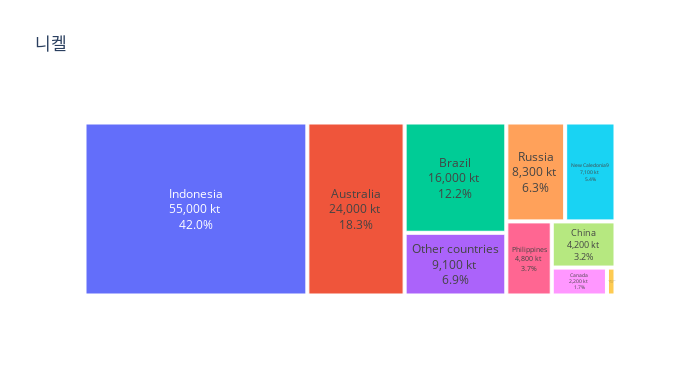
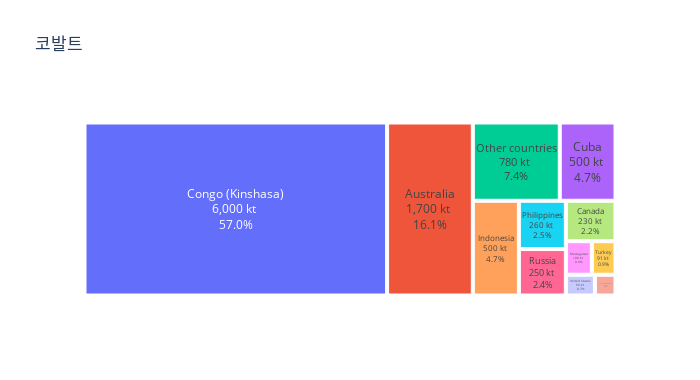
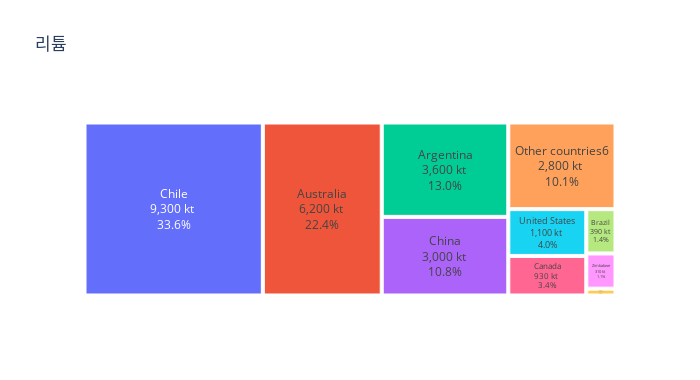
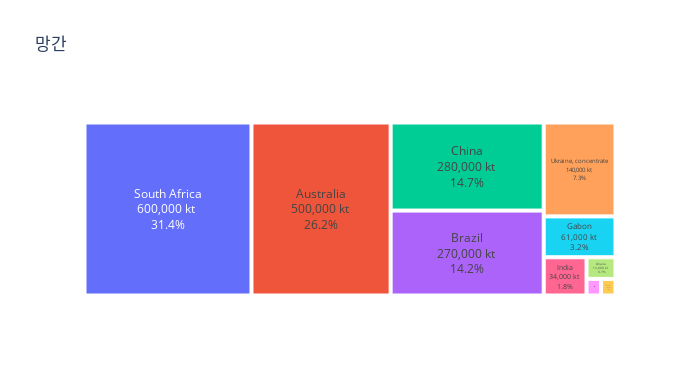

The notebook cell these images were saved under, in order:
### Code cell
for ore in ores.keys():
    # Data
    data = ores[ore]['plotly_df']

    # Create treemap
    fig = px.treemap(data, path=['Country'], values='Reserves_portion', title=ore,
                        labels=ores[ore]['plotly_df']['Reserves_t'], width=700, height=380)
    fig.update_traces(textposition='middle center')
    fig.show()

### Figure 1 — Plotly figure (JSON) as saved in the notebook; plotly's stock layout.template omitted (floating-point values rounded to 4 significant figures)
{"data": [{"branchvalues": "total", "domain": {"x": [0, 1], "y": [0, 1]}, "hovertemplate": "labels=%{label}<br>Reserves_portion=%{value}<br>parent=%{parent}<br>id=%{id}<extra></extra>", "ids": ["Australia<br>24,000 kt <br>18.3%", "Brazil<br>16,000 kt <br>12.2%", "Canada<br>2,200 kt <br>1.7%", "China<br>4,200 kt <br>3.2%", "Indonesia<br>55,000 kt <br>42.0%", "New Caledonia9<br>7,100 kt <br>5.4%", "Other countries<br>9,100 kt <br>6.9%", "Philippines<br>4,800 kt <br>3.7%", "Russia<br>8,300 kt <br>6.3%", "United States<br>340 kt <br>0.3%"], "labels": ["Australia<br>24,000 kt <br>18.3%", "Brazil<br>16,000 kt <br>12.2%", "Canada<br>2,200 kt <br>1.7%", "China<br>4,200 kt <br>3.2%", "Indonesia<br>55,000 kt <br>42.0%", "New Caledonia9<br>7,100 kt <br>5.4%", "Other countries<br>9,100 kt <br>6.9%", "Philippines<br>4,800 kt <br>3.7%", "Russia<br>8,300 kt <br>6.3%", "United States<br>340 kt <br>0.3%"], "name": "", "parents": ["", "", "", "", "", "", "", "", "", ""], "textposition": "middle center", "type": "treemap", "values": [0.1832, 0.1221, 0.01679, 0.03205, 0.4197, 0.05418, 0.06944, 0.03663, 0.06334, 0.002595]}], "layout": {"height": 380, "legend": {"tracegroupgap": 0}, "title": {"text": "니켈"}, "width": 700}}

### Figure 2 — Plotly figure (JSON) as saved in the notebook; plotly's stock layout.template omitted (floating-point values rounded to 4 significant figures)
{"data": [{"branchvalues": "total", "domain": {"x": [0, 1], "y": [0, 1]}, "hovertemplate": "labels=%{label}<br>Reserves_portion=%{value}<br>parent=%{parent}<br>id=%{id}<extra></extra>", "ids": ["Australia<br>1,700 kt <br>16.1%", "Canada<br>230 kt <br>2.2%", "Congo (Kinshasa)<br>6,000 kt <br>57.0%", "Cuba<br>500 kt <br>4.7%", "Indonesia<br>500 kt <br>4.7%", "Madagascar<br>100 kt <br>0.9%", "New Caledonia11<br>0 kt <br>0.0%", "Other countries<br>780 kt <br>7.4%", "Papua New Guinea<br>49 kt <br>0.5%", "Philippines<br>260 kt <br>2.5%", "Russia<br>250 kt <br>2.4%", "Turkey<br>91 kt <br>0.9%", "United States<br>69 kt <br>0.7%"], "labels": ["Australia<br>1,700 kt <br>16.1%", "Canada<br>230 kt <br>2.2%", "Congo (Kinshasa)<br>6,000 kt <br>57.0%", "Cuba<br>500 kt <br>4.7%", "Indonesia<br>500 kt <br>4.7%", "Madagascar<br>100 kt <br>0.9%", "New Caledonia11<br>0 kt <br>0.0%", "Other countries<br>780 kt <br>7.4%", "Papua New Guinea<br>49 kt <br>0.5%", "Philippines<br>260 kt <br>2.5%", "Russia<br>250 kt <br>2.4%", "Turkey<br>91 kt <br>0.9%", "United States<br>69 kt <br>0.7%"], "name": "", "parents": ["", "", "", "", "", "", "", "", "", "", "", "", ""], "textposition": "middle center", "type": "treemap", "values": [0.1615, 0.02184, 0.5699, 0.04749, 0.04749, 0.009498, 0, 0.07408, 0.004654, 0.02469, 0.02374, 0.008643, 0.006553]}], "layout": {"height": 380, "legend": {"tracegroupgap": 0}, "title": {"text": "코발트"}, "width": 700}}

### Figure 3 — Plotly figure (JSON) as saved in the notebook; plotly's stock layout.template omitted (floating-point values rounded to 4 significant figures)
{"data": [{"branchvalues": "total", "domain": {"x": [0, 1], "y": [0, 1]}, "hovertemplate": "labels=%{label}<br>Reserves_portion=%{value}<br>parent=%{parent}<br>id=%{id}<extra></extra>", "ids": ["Argentina<br>3,600 kt <br>13.0%", "Australia<br>6,200 kt <br>22.4%", "Brazil<br>390 kt <br>1.4%", "Canada<br>930 kt <br>3.4%", "Chile<br>9,300 kt <br>33.6%", "China<br>3,000 kt <br>10.8%", "Other countries6<br>2,800 kt <br>10.1%", "Portugal<br>60 kt <br>0.2%", "United States<br>1,100 kt <br>4.0%", "Zimbabwe<br>310 kt <br>1.1%"], "labels": ["Argentina<br>3,600 kt <br>13.0%", "Australia<br>6,200 kt <br>22.4%", "Brazil<br>390 kt <br>1.4%", "Canada<br>930 kt <br>3.4%", "Chile<br>9,300 kt <br>33.6%", "China<br>3,000 kt <br>10.8%", "Other countries6<br>2,800 kt <br>10.1%", "Portugal<br>60 kt <br>0.2%", "United States<br>1,100 kt <br>4.0%", "Zimbabwe<br>310 kt <br>1.1%"], "name": "", "parents": ["", "", "", "", "", "", "", "", "", ""], "textposition": "middle center", "type": "treemap", "values": [0.13, 0.2239, 0.01408, 0.03359, 0.3359, 0.1083, 0.1011, 0.002167, 0.03973, 0.0112]}], "layout": {"height": 380, "legend": {"tracegroupgap": 0}, "title": {"text": "리튬"}, "width": 700}}

### Figure 4 — Plotly figure (JSON) as saved in the notebook; plotly's stock layout.template omitted (floating-point values rounded to 4 significant figures)
{"data": [{"branchvalues": "total", "domain": {"x": [0, 1], "y": [0, 1]}, "hovertemplate": "labels=%{label}<br>Reserves_portion=%{value}<br>parent=%{parent}<br>id=%{id}<extra></extra>", "ids": ["Australia<br>500,000 kt <br>26.2%", "Brazil<br>270,000 kt <br>14.2%", "Burma<br>0 kt <br>0.0%", "China<br>280,000 kt <br>14.7%", "Côte d’Ivoire<br>0 kt <br>0.0%", "Gabon<br>61,000 kt <br>3.2%", "Georgia<br>0 kt <br>0.0%", "Ghana<br>13,000 kt <br>0.7%", "India<br>34,000 kt <br>1.8%", "Kazakhstan, concentrate<br>5,000 kt <br>0.3%", "Malaysia<br>0 kt <br>0.0%", "Mexico<br>5,000 kt <br>0.3%", "Other countries <br>0 kt <br>0.0%", "South Africa<br>600,000 kt <br>31.4%", "Ukraine, concentrate<br>140,000 kt <br>7.3%", "United States<br>0 kt <br>0.0%", "Vietnam <br>0 kt <br>0.0%"], "labels": ["Australia<br>500,000 kt <br>26.2%", "Brazil<br>270,000 kt <br>14.2%", "Burma<br>0 kt <br>0.0%", "China<br>280,000 kt <br>14.7%", "Côte d’Ivoire<br>0 kt <br>0.0%", "Gabon<br>61,000 kt <br>3.2%", "Georgia<br>0 kt <br>0.0%", "Ghana<br>13,000 kt <br>0.7%", "India<br>34,000 kt <br>1.8%", "Kazakhstan, concentrate<br>5,000 kt <br>0.3%", "Malaysia<br>0 kt <br>0.0%", "Mexico<br>5,000 kt <br>0.3%", "Other countries <br>0 kt <br>0.0%", "South Africa<br>600,000 kt <br>31.4%", "Ukraine, concentrate<br>140,000 kt <br>7.3%", "United States<br>0 kt <br>0.0%", "Vietnam <br>0 kt <br>0.0%"], "name": "", "parents": ["", "", "", "", "", "", "", "", "", "", "", "", "", "", "", "", ""], "textposition": "middle center", "type": "treemap", "values": [0.2621, 0.1415, 0, 0.1468, 0, 0.03197, 0, 0.006813, 0.01782, 0.002621, 0, 0.002621, 0, 0.3145, 0.07338, 0, 0]}], "layout": {"height": 380, "legend": {"tracegroupgap": 0}, "title": {"text": "망간"}, "width": 700}}
